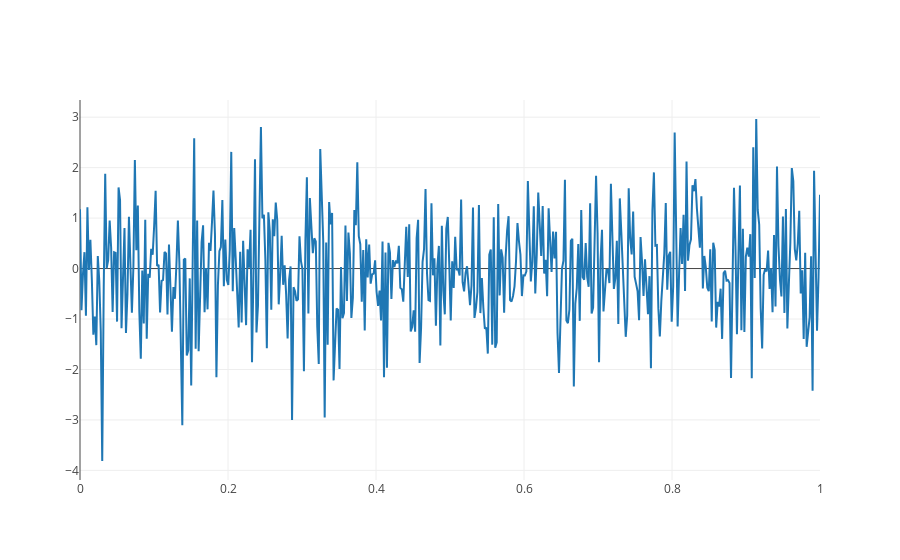

This figure's notebook cell:
### Markdown cell above
# Plotly

Plotly provides online graphing, analytics, and statistics tools for individuals and collaboration, as well as scientific graphing libraries for Python, R, MATLAB, Perl, Julia, Arduino, and REST.

We will use the Python API for this notebook. 
https://plot.ly/python/ipython-notebook-tutorial/

Plots below mostly come from the above link.

### Code cell
import plotly
import plotly.graph_objs as go
import numpy as np

# The old way to use plotly in Jupyter is to use iplot
# either online (if you have an account) or offline
from plotly.offline import iplot
plotly.offline.init_notebook_mode(connected=True)

N = 500
random_x = np.linspace(0, 1, N)
random_y = np.random.randn(N)

# Create a trace
trace = go.Scatter(
    x = random_x,
    y = random_y
)

data = [trace]

iplot(data)

### Figure 1 — Plotly figure (JSON) as saved in the notebook; plotly's stock layout.template omitted (floating-point values rounded to 4 significant figures; data arrays with more than 128 entries replaced by an {"elided": "..."} marker saying what was removed)
{"data": [{"type": "scatter", "uid": "219f35ed-16a0-40c7-8cad-6dfb92cc732f", "x": {"elided": "500 float values"}, "y": {"elided": "500 float values"}}], "layout": {}}
